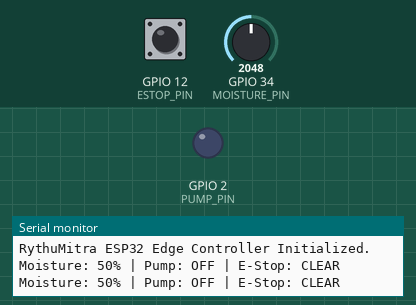
Simulated run of this sketch. Board: ESP32. Parts: output pins drawn as LEDs (lit = HIGH), the last lines printed to the serial monitor. Inputs (shaded band) come from the test bench; at power-on: GPIO 34 (MOISTURE_PIN) = 2048, GPIO 12 (ESTOP_PIN) HIGH.

Above: at 1.8 s.
1.9 s: GPIO 34 (MOISTURE_PIN) set to 1486
3.4 s: GPIO 34 (MOISTURE_PIN) set to 1398
At 5.2 s:
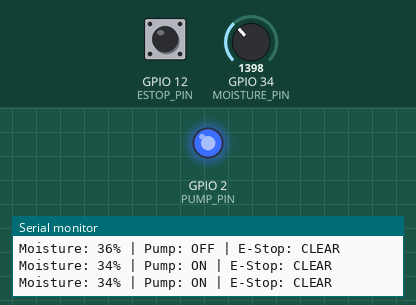
5.5 s: GPIO 12 (ESTOP_PIN) pulled LOW for 1.2 s
At 7.0 s:
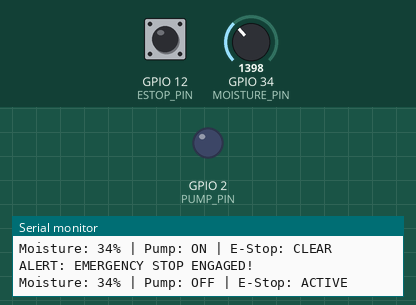
Timing chart, 0 to 8.5 s (numbered marks = the images above; inputs shaded):
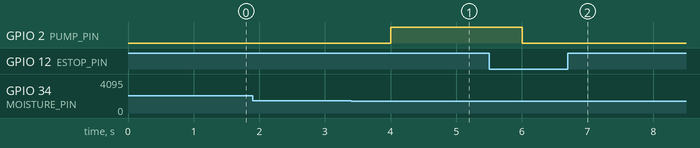

Measured:
- the behaviour switches between 1434 and 1433 on GPIO 34 (MOISTURE_PIN) (found by bisection; images 0 and 1)
- after the input at 3.4 s, GPIO 2 (PUMP_PIN): LOW → HIGH after 0.60 s
- after the input at 5.5 s, GPIO 2 (PUMP_PIN): HIGH → LOW after 0.50 s

The sketch:

sketch.ino
```cpp
#include <Arduino.h>

const int MOISTURE_PIN = 34; // Analog pin for potentiometer
const int PUMP_PIN = 2;      // Digital pin for pump LED
const int ESTOP_PIN = 12;    // Digital pin for emergency stop button

bool pumpStatus = false;
bool emergencyStop = false;

void setup() {
  Serial.begin(115200);
  pinMode(PUMP_PIN, OUTPUT);

  // Use internal pullup for the button so we don't need an external resistor
  pinMode(ESTOP_PIN, INPUT_PULLUP);

  digitalWrite(PUMP_PIN, LOW);
  Serial.println("RythuMitra ESP32 Edge Controller Initialized.");
}

void loop() {
  // 1. Read sensors
  int rawMoisture = analogRead(MOISTURE_PIN);

  // Convert 12-bit ADC (0-4095) to a percentage (100% is dry, 0% is wet for this simulation)
  int moisturePercent = map(rawMoisture, 0, 4095, 0, 100);

  // Read button (LOW means pressed because of INPUT_PULLUP)
  bool buttonPressed = (digitalRead(ESTOP_PIN) == LOW);

  // 2. Safety Loop: Emergency Stop overrides everything
  if (buttonPressed) {
    emergencyStop = true;
    pumpStatus = false;
    Serial.println("ALERT: EMERGENCY STOP ENGAGED!");
  }

  // 3. Automation Logic (Only runs if no emergency stop is active)
  if (!emergencyStop) {
    if (moisturePercent < 35 && !pumpStatus) {
      pumpStatus = true; // Soil is too dry, turn pump ON
    } else if (moisturePercent >= 55 && pumpStatus) {
      pumpStatus = false; // Soil is wet enough, turn pump OFF
    }
  }

  // 4. Actuate Hardware
  digitalWrite(PUMP_PIN, pumpStatus ? HIGH : LOW);

  // 5. Output Telemetry (Your backend will eventually read this via Serial/MQTT)
  Serial.print("Moisture: ");
  Serial.print(moisturePercent);
  Serial.print("% | Pump: ");
  Serial.print(pumpStatus ? "ON" : "OFF");
  Serial.print(" | E-Stop: ");
  Serial.println(emergencyStop ? "ACTIVE" : "CLEAR");

  delay(1000); // 1-second interval
}
```
